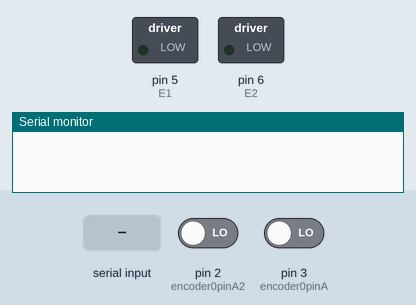
The sketch below on a simulated Arduino Uno, built with avr-gcc and run on an emulated ATmega328P. On the bench: switched loads named in the sketch (green lamp = pin HIGH), the last lines printed to the serial monitor. The inputs (shaded band) are chosen by the test bench; at power-on: pin 2 (encoder0pinA2) LOW, pin 3 (encoder0pinA) LOW.

Above: at 1.2 s.
1.3 s: "1" received over Serial
At 1.8 s:
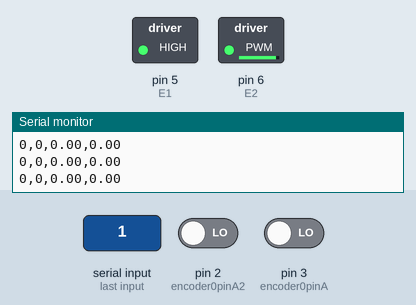
9.2 s: "0" received over Serial
At 9.7 s:
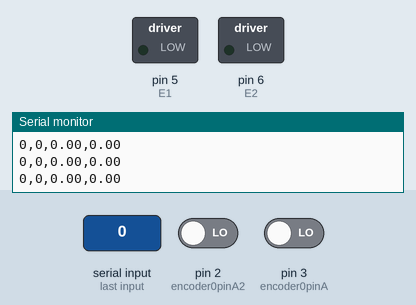
Timing chart, 0 to 11.7 s (numbered marks = the images above; inputs shaded):
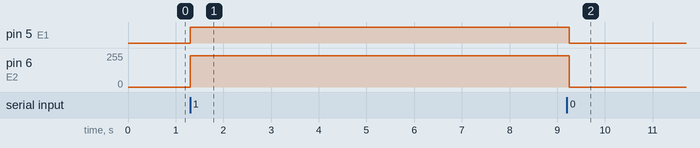

The sketch:

serial_test2.ino
```cpp
char dataString[50] = {0};
int a =0;

#include <math.h>
#include <Servo.h>
Servo irservo;
#define Svo_Pin 9
String d1 = "";
String d2 = "";
String d3 = "";
String d4 = "";

int posnow;

int E1 = 5;     //M1 Speed Control
int E2 = 6;     //M2 Speed Control
int M1 = 4;     //M1 Direction Control
int M2 = 7;     //M1 Direction Control

const byte encoder0pinA = 3;
const byte encoder0pinB = 10;
byte encoder0PinALast;
int duration;
boolean Direction;

const byte encoder0pinA2 = 2;
const byte encoder0pinB2 = 8;
byte encoder0PinALast2;
int duration2;
boolean Direction2;

void stop(void)                    //Stop
{
  digitalWrite(E1,0);
  digitalWrite(M1,LOW);
  digitalWrite(E2,0);
  digitalWrite(M2,LOW);
}
void advance(char a,char b)          //Move forward
{
  analogWrite (E1,a);      //PWM Speed Control
  digitalWrite(M1,LOW);
  analogWrite (E2,b);
  digitalWrite(M2,LOW);
}
void back_off (char a,char b)          //Move backward
{
  analogWrite (E1,a);
  digitalWrite(M1,HIGH);
  analogWrite (E2,b);
  digitalWrite(M2,HIGH);
}
void turn_R (char a,char b)             //Turn Right
{
  analogWrite (E1,a);
  digitalWrite(M1,LOW);
  analogWrite (E2,b);
  digitalWrite(M2,HIGH);
}
void turn_L (char a,char b)             //Turn Left
{
  analogWrite (E1,a);
  digitalWrite(M1,HIGH);
  analogWrite (E2,b);
  digitalWrite(M2,LOW);
}

void setup(){
  Serial.begin(57600);                       //Initialize the serial port
  digitalWrite(E1,0);
  digitalWrite(M1,LOW);
  digitalWrite(E2,0);
  digitalWrite(M2,LOW);
  EncoderInit();                              //Initialize the module
  EncoderInit2();
}

int pos=0;                                        // variable to store the servo position
float distance;

float jarakkanan = 0.0;
float jarakkiri = 0.0;
float rotasikanan = 0.0;
float rotasikiri = 0.0;

float convertToMeter(int a){
  return a * 0.00523333;
}
void EncoderInit(){
  Direction = true;                            //default -> Forward
  pinMode(encoder0pinB,INPUT);
  attachInterrupt(0, wheelSpeed, CHANGE);
}
void EncoderInit2(){
  Direction2 = true;                            //default -> Forward
  pinMode(encoder0pinB2,INPUT);
  attachInterrupt(1, wheelSpeed2, CHANGE);
}


void wheelSpeed(){
  int Lstate = digitalRead(encoder0pinA);
  if((encoder0PinALast == LOW) && Lstate==HIGH){
    int val = digitalRead(encoder0pinB);
    if(val == LOW && Direction){
      Direction = false;                       //Reverse
    }
    else if(val == HIGH && !Direction){
      Direction = true;                        //Forward
    }
  }
  encoder0PinALast = Lstate;
  if(!Direction)  duration++;
  else  duration--;
}
void wheelSpeed2(){
  int Lstate = digitalRead(encoder0pinA2);
  if((encoder0PinALast2 == LOW) && Lstate==HIGH){
    int val = digitalRead(encoder0pinB2);
    if(val == LOW && Direction2){
      Direction2 = false;                       //Reverse
    }
    else if(val == HIGH && !Direction2){
      Direction2 = true;                        //Forward
    }
  }
  encoder0PinALast2 = Lstate;
  if(!Direction2)  duration2++;
  else  duration2--;
}

int status = 0;
void loop(){
  if(Serial.available()){
    char r = Serial.read();
    if(r == '1'){
      status = 1;
    }
    if(r == '0'){
      status = 0;
    }
  }
  if(status == 1){
    advance(255,235);
    jarakkanan = convertToMeter(duration);
    jarakkiri = convertToMeter(duration2);
    d1 = String(duration);
    d2 = String(duration2);
    d3 = String(jarakkanan);
    d4 = String(jarakkiri);
    Serial.println(d1 + "," + d2 + "," + d3 + "," + d4);
    delay(100);
  }else if(status == 0){
    stop();
    delay(100);
  }
}
```

Measured:
- after the input at 1.3 s, pin 5 (E1): LOW → HIGH at once; pin 6 (E2): 0/255 → 235/255 at once
- after the input at 9.2 s, pin 5 (E1): HIGH → LOW after 0.05 s; pin 6 (E2): 235/255 → 0/255 after 0.05 s
